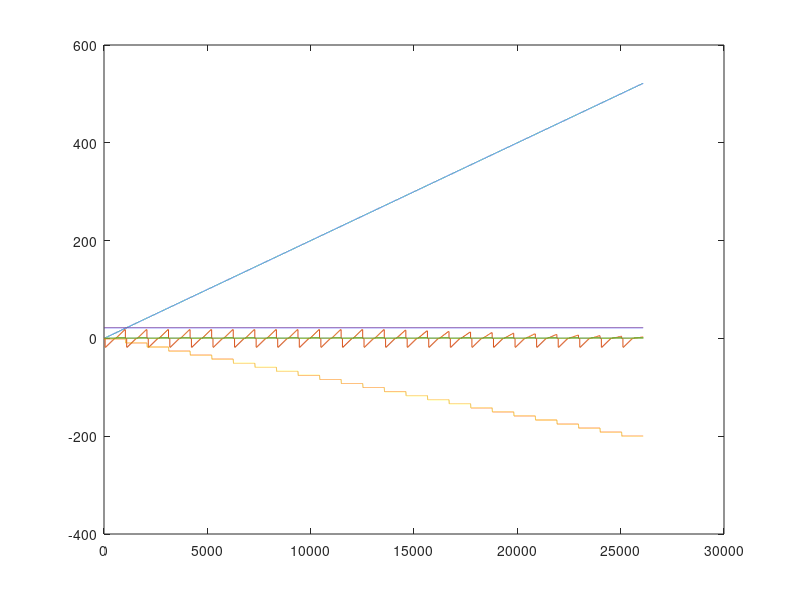

This figure's MATLAB source:
%%%% Setup Parameters %%%%
cmd_max_envelope = [18, 18, 18, 18, 18, 18, 15, 12, 9, 6, 3];   %%% maximum command
cmd_min_envelope = -[18, 18, 18, 18, 18, 18, 18, 18, 18, 18, 18];
speed_envelope = [1, 20, 40, 60, 80, 100, 120, 140, 160, 180, 200];     
speed_intervals = 25;       %%% Speed setpoints
cmd_intervals = 10;         %%% Torque setpoints
sample_length = .75;          %%% Seconds per test point
break_length = .1;           %%% Seconds between test points
settling_time = 1.0;            %%% Setpoint settling time
dt = .02;                   %%% Time step 
slew_rate = 30;             %%% Max Rad/s^2
voltage = 22;

%%%%%%%%

delta_speed = slew_rate*dt;
time_vec = [0];
speed_vec = [0];
cmd_vec = [0];
flag_vec = [0];

speeds = linspace(min(speed_envelope), max(speed_envelope), speed_intervals);

for i = 1:speed_intervals
    %%% Ramp up speed %%%
    while(speed_vec(end) < speeds(i))
        time_vec = [time_vec; time_vec(end)+dt];
        speed_vec = [speed_vec; speed_vec(end)+delta_speed];
        cmd_vec = [cmd_vec; 0];
        flag_vec = [flag_vec; 0];
    end
    %%% Speed Settling Period %%%
    for k = 1:floor(settling_time/dt)
        time_vec = [time_vec; time_vec(end)+dt];
        speed_vec = [speed_vec; speeds(i)];
        cmd_vec = [cmd_vec; 0];
        flag_vec = [flag_vec; 0];
    end
    commands = [linspace(interp1(speed_envelope, cmd_min_envelope, speeds(i)), 0, cmd_intervals),...
        linspace(0, interp1(speed_envelope, cmd_max_envelope, speeds(i)), cmd_intervals)];
    for j = 1:2*cmd_intervals;
        %%% Torque Settling Period
        for k = 1:floor(.2*sample_length/dt)
            %command = (j/cmd_intervals)*interp1(speed_envelope, cmd_max_envelope, speeds(i));
            command = commands(j);
            time_vec = [time_vec; time_vec(end)+dt];
            speed_vec = [speed_vec; speeds(i)];
            cmd_vec = [cmd_vec; command];
            flag_vec = [flag_vec; 0];
        end
        %%% Sample Period %%%
        for k = 1:floor(sample_length/dt)
            %command = (j/cmd_intervals)*interp1(speed_envelope, cmd_max_envelope, speeds(i));
            command = commands(j);
            time_vec = [time_vec; time_vec(end)+dt];
            speed_vec = [speed_vec; speeds(i)];
            cmd_vec = [cmd_vec; command];
            flag_vec = [flag_vec; (command>0)+1];
        end
        %%% Break Period %%%
        for k = 1:floor(break_length/dt)
            time_vec = [time_vec; time_vec(end)+dt];
            speed_vec = [speed_vec; speeds(i)];
            cmd_vec = [cmd_vec; cmd_vec(end)];
            flag_vec = [flag_vec; 0];
        end
    end
end

voltage_vec = voltage*ones(length(time_vec), 1);
series = [time_vec, cmd_vec, -1*speed_vec, voltage_vec, flag_vec];
figure;plot(series);
csvwrite('emap.csv', series);